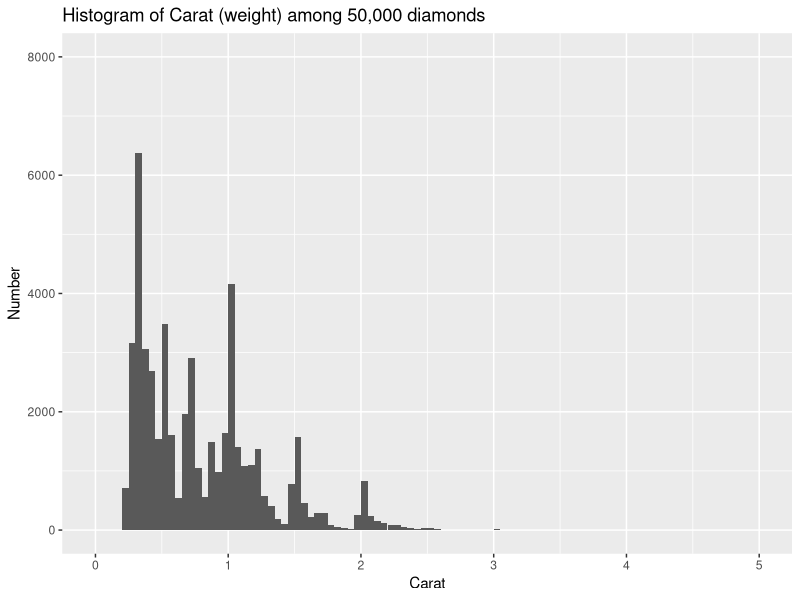

Recreate this plot in R.
library(tidyverse)

# Had an OK filet mignon at Cheesecake Factory

set.seed(123)
diamonds_50000 <- diamonds |> slice_sample(n = 50000)

hist_p <- ggplot(diamonds_50000, aes(x = carat)) +
  geom_histogram(binwidth = 0.05, boundary = 0) +
  scale_x_continuous(breaks = 0:5) +
  scale_y_continuous(breaks = seq(0, 8000, by = 2000)) +
  coord_cartesian(xlim = c(0, 5), ylim = c(0, 8000)) +
  labs(
    title = "Histogram of Carat (weight) among 50,000 diamonds",
    x = "Carat",
    y = "Number"
  )

ggsave(plot = hist_p, file = "diamonds.png", width = 8, height = 5, dpi = 300)
